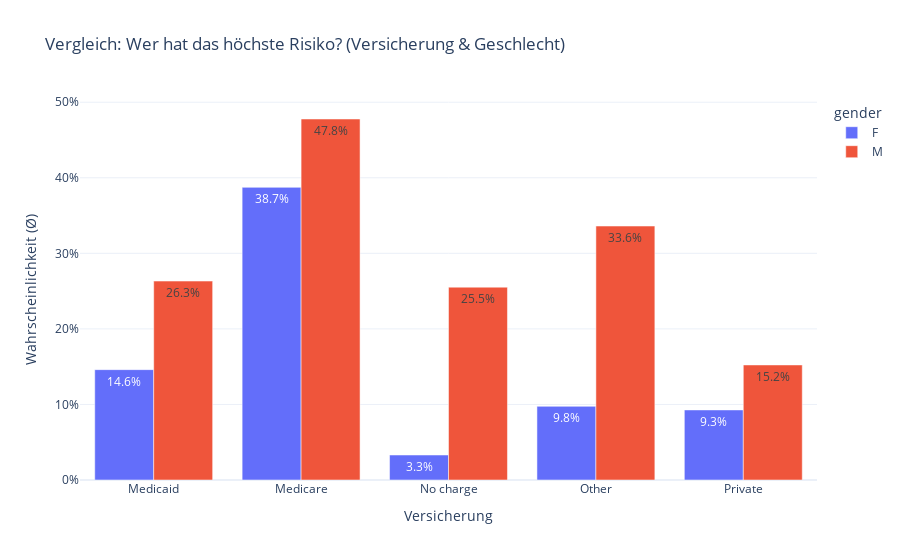

Notebook code for this chart:
### Code cell
# ---------------------------------------------------------
# 4. Sozio-Ökonomisch (Vereinfacht: Balken nebeneinander)
# ---------------------------------------------------------
# Statt komplizierter Violin-Plots nutzen wir gruppierte Balken.
df_ins_mean = df_analyze.groupby(['insurance', 'gender'])['risk_score'].mean().reset_index()

# Sortierung definieren: 
# Private (Privat) -> Medicare (Rentner) -> Medicaid (Sozialhilfe/Arm) -> Other -> No Charge (Charity/Gratis)
insurance_order = ['Private', 'Medicare', 'Medicaid', 'Other', 'No Charge']

fig3 = px.bar(
    df_ins_mean, 
    x='insurance', 
    y='risk_score', 
    color='gender', 
    barmode='group', # Männlich/Weiblich nebeneinander
    text_auto='.1%',
    title='Vergleich: Wer hat das höchste Risiko? (Versicherung & Geschlecht)',
    labels={'risk_score': 'Wahrscheinlichkeit (Ø)', 'insurance': 'Versicherung'},
    template="plotly_white",
    category_orders={'insurance': insurance_order} # Erzwingt die logische Reihenfolge
)
fig3.update_layout(yaxis_tickformat='.0%')
fig3.show()

### Figure 1 — Plotly figure (JSON) as saved in the notebook; plotly's stock layout.template omitted (floating-point values rounded to 4 significant figures)
{"data": [{"alignmentgroup": "True", "hovertemplate": "gender=F<br>Versicherung=%{x}<br>Wahrscheinlichkeit (Ø)=%{y}<extra></extra>", "legendgroup": "F", "marker": {"color": "#636efa", "pattern": {"shape": ""}}, "name": "F", "offsetgroup": "F", "orientation": "v", "showlegend": true, "textposition": "auto", "texttemplate": "%{y:.1%}", "type": "bar", "x": ["Medicaid", "Medicare", "No charge", "Other", "Private"], "xaxis": "x", "y": [0.1461, 0.3873, 0.03307, 0.09752, 0.09274], "yaxis": "y"}, {"alignmentgroup": "True", "hovertemplate": "gender=M<br>Versicherung=%{x}<br>Wahrscheinlichkeit (Ø)=%{y}<extra></extra>", "legendgroup": "M", "marker": {"color": "#EF553B", "pattern": {"shape": ""}}, "name": "M", "offsetgroup": "M", "orientation": "v", "showlegend": true, "textposition": "auto", "texttemplate": "%{y:.1%}", "type": "bar", "x": ["Medicaid", "Medicare", "No charge", "Other", "Private"], "xaxis": "x", "y": [0.2633, 0.4778, 0.2552, 0.3361, 0.1523], "yaxis": "y"}], "layout": {"barmode": "group", "legend": {"title": {"text": "gender"}, "tracegroupgap": 0}, "title": {"text": "Vergleich: Wer hat das höchste Risiko? (Versicherung & Geschlecht)"}, "xaxis": {"anchor": "y", "domain": [0, 1], "title": {"text": "Versicherung"}}, "yaxis": {"anchor": "x", "domain": [0, 1], "tickformat": ".0%", "title": {"text": "Wahrscheinlichkeit (Ø)"}}}}
